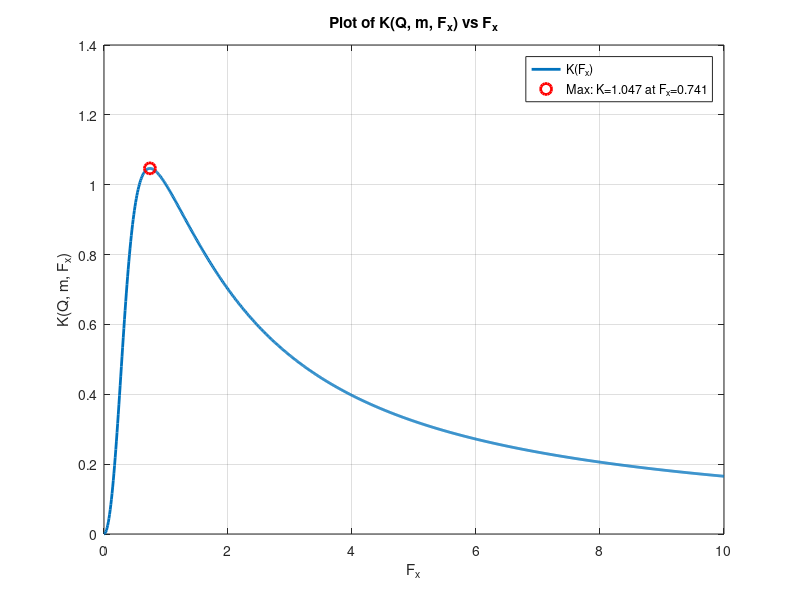

MATLAB code to generate this figure:
clc;

% Parameters
m = 8;
Q = 0.6;

Np = 1;          % Primary turns
Ns = 100;        % Secondary turns
Vo = 20e3;       % Output voltage in Volts
Po_max = 300;    % Max output power in Watts
Qmax = Q;        % Quality factor (already given)
fr = 50e3;       % Resonant frequency (Hz)

Fx = linspace(0, 10, 1000); % Sweep Fx from 0 to 10

% Equation from image
numerator = Fx.^2 .* (m - 1);
denominator = sqrt((m .* Fx.^2 - 1).^2 + Fx.^2 .* (Fx.^2 - 1).^2 .* (m - 1).^2 .* Q^2);
K = numerator ./ denominator;

% Find maximum value of K and corresponding Fx
[K_max, idx_max] = max(K);
Fx_max = Fx(idx_max);

% Plotting
figure;
plot(Fx, K, 'LineWidth', 2);
hold on;
plot(Fx_max, K_max, 'ro', 'MarkerSize', 8, 'LineWidth', 2); % Mark max point
grid on;
xlabel('F_x');
ylabel('K(Q, m, F_x)');
title('Plot of K(Q, m, F_x) vs F_x');
legend('K(F_x)', sprintf('Max: K=%.3f at F_x=%.3f', K_max, Fx_max), 'Location', 'best');

% Print results
fprintf('Maximum K = %.5f occurs at F_x = %.5f\n', K_max, Fx_max);


% Eq. 4: Calculate Rac_min
Rac_min = (8/pi^2) * (Np^2 / Ns^2) * (Vo^2 / Po_max);
fprintf('Rac_min = %.2f Ohms\n', Rac_min);

% Step 1: Solve intermediate values
A = (Qmax * Rac_min).^2;   % From Eq. 4 -> Lr / Cr = A
B = 1 / (2 * pi * fr).^2;  % From Eq. 5 -> Lr * Cr = B

% Step 2: Solve using symbolic substitution
% Lr / Cr = A => Lr = A * Cr
% (A * Cr) * Cr = B => A * Cr^2 = B => Cr = sqrt(B / A)
Cr = sqrt(B / A);
Lr = A * Cr;

% Display results
fprintf('Calculated Cr = %.3e F\n', Cr);
fprintf('Calculated Lr = %.3e H\n', Lr);

% Calculate Lm using m
Lm = Lr * (m - 1);
fprintf('Lm = %.2e H\n', Lm);